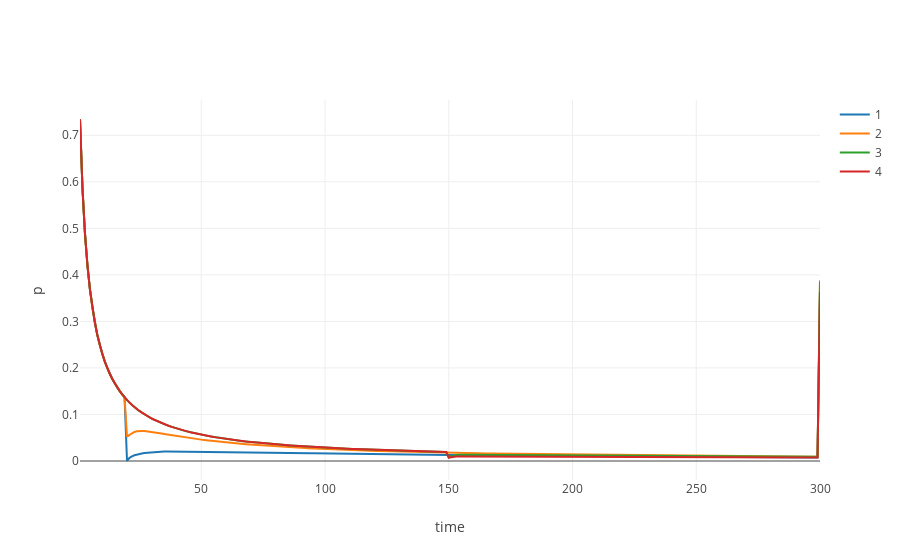

Notebook code cell kept with this figure:
### Code cell
fig_data= [go.Scatter(
    x= list(range(1,pseg_array.shape[0]+1))[::-1],
    y= pseg_array[:,i],
    mode= "lines",
  name= leaves[i]
) for i in range(pseg_array.shape[1])]


layout = go.Layout(
    yaxis=dict(
        title='p'),
    xaxis=dict(
    title= 'time')
)

fig = go.Figure(data=fig_data, layout=layout)
iplot(fig)

### Figure 1 — Plotly figure (JSON) as saved in the notebook; plotly's stock layout.template omitted (floating-point values rounded to 4 significant figures; data arrays with more than 128 entries replaced by an {"elided": "..."} marker saying what was removed)
{"data": [{"mode": "lines", "name": "1", "type": "scatter", "uid": "073615e4-e860-4dbd-92a6-431e0cd2b0fa", "x": {"elided": "300 int values"}, "y": {"elided": "300 float values"}}, {"mode": "lines", "name": "2", "type": "scatter", "uid": "a899a158-dbd0-4f81-bab5-8b0b60a05847", "x": {"elided": "300 int values"}, "y": {"elided": "300 float values"}}, {"mode": "lines", "name": "3", "type": "scatter", "uid": "12f47b35-364d-4b92-9bb1-5e6a74b14711", "x": {"elided": "300 int values"}, "y": {"elided": "300 float values"}}, {"mode": "lines", "name": "4", "type": "scatter", "uid": "d38792a5-85ee-4369-8170-987bafff8a2c", "x": {"elided": "300 int values"}, "y": {"elided": "300 float values"}}], "layout": {"xaxis": {"title": {"text": "time"}}, "yaxis": {"title": {"text": "p"}}}}
